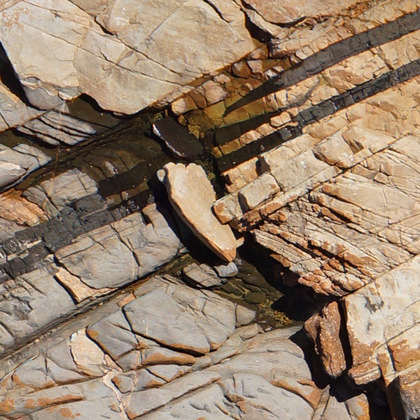
%> input picture Examples/Bingie_Bingie/Bingie_Bingie_area1.tif, 420 x 420 px, shrunk from 875 x 875 before the run
$ octave Ridge_Ensemble_Reader.m   (GNU Octave 9; MATLAB toolbox functions it lacks are replaced by stand-ins)
%> lines starting %> are read from the running program, lines starting %| are printed output that depends on the picture; in (x1, y1, x2, y2) boxes, pixels count from 0 and x2, y2 are one past the last pixel; in counts of white or black regions, pixels touching at a corner belong together; the program's own positions count from 1
### Function_Dependencies/mat2gray.m
function I = mat2gray(A,limits)
%MAT2GRAY Convert matrix to intensity image.
%   I = MAT2GRAY(A,[AMIN AMAX]) converts the matrix A to the intensity image I.
%   The returned matrix I contains values in the range 0.0 (black) to 1.0 (full
%   intensity or white).  AMIN and AMAX are the values in A that correspond to
%   0.0 and 1.0 in I.  Values less than AMIN become 0.0, and values greater than
%   AMAX become 1.0.
%
%   I = MAT2GRAY(A) sets the values of AMIN and AMAX to the minimum and maximum
%   values in A.
%
%   Class Support
%   -------------
%   The input array A can be logical or numeric. The output image I is double.
%
%   Example
%   -------
%       I = imread('rice.png');
%       J = filter2(fspecial('sobel'), I);
%       K = mat2gray(J);
%       figure, imshow(I), figure, imshow(K)
%
%   See also GRAY2IND, IND2GRAY, RGB2GRAY.

%   Copyright 1992-2013 The MathWorks, Inc.


validateattributes(A,{'logical','uint8', 'uint16', 'uint32',...
                    'int8', 'int16', 'int32','single', 'double'},...
                    {},mfilename,'A',1);

if nargin == 1
  limits = double([min(A(:)) max(A(:))]);
else
  validateattributes(limits,{'double'},{'numel',2},mfilename,'LIMITS',2);
end

if limits(2)==limits(1)   % Constant Image
   I = double(A);
else
  delta = 1 / (limits(2) -  limits(1));
  I = imlincomb(delta, A, -limits(1)*delta, 'double');
end

% Make sure all values in I are between 0 and 1.
I = max(0,min(I,1));

### Ridge_Ensemble_Reader.m
%--------------------------------------------------------------------------
%  This script converts ridge ensemble images into binary images based on
%  a ridge threshold. The ridge ensemble image is first normalized from
%  grayscale (0-255) to a range from (0-1). A non-linear sigmoid function
%  is then applied on the normalized image, so that picking the ridge
%  intensity threshold is easier. Once the threshold is set, then all ridge
%  pixels above the threshold is set to 1 and the remaining pixels are set
%  to zero. The user has to compare the thresholded ridges with the original
%  image for a confident assessment of high probability ridges. If certain
%  fractures (ridges) are missed in the thresholded ridge image, then the
%  shearlet parameter selection needs to be revisited. If the thresholded
%  ridge image is satisfactory, then it can be saved as binarized image
%
%  Summary of Operations
%   ridge ensemble -> normalized ridge ensemble -> sigmoided normalized...
%  ..ridge ensemble -> binarized ridge
%
%  uses MATLAB Image Processing Toolbox Functions
%--------------------------------------------------------------------------
clc
clear all
close all
format compact

%% select ridge ensemble images to convert to binary imaages

    disp('Select multiple image files (they must be in a single folder)');
    [InFileListShort, pathname] = uigetfile('*.jpg;*.tif;*.png','Select input image files','MultiSelect','on');
%> the answer given: Examples/Bingie_Bingie/Bingie_Bingie_area1.tif

    if not(iscell(InFileListShort))
       InFileListShort = {InFileListShort};
    end

    replicatePath = repmat(cellstr(pathname),size(InFileListShort));
    InFileList = strcat(replicatePath,InFileListShort);

    clear pathname replicatePath;
    funPath = fileparts(which('W125_G63_SPO2_SL3_AL0.5_OCT_3.5_MC00.png'));
    addpath(genpath(funPath));

%%
% reading the image
C_Ridges = imread(InFileList{1});
%> C_Ridges is the input picture: size 420x420x3 uint8; mean R, G, B 150.2, 128.6, 107.1

% displaying the ridge ensemble
figure(1)
imshow(C_Ridges)

% displaying the normalized image
C_Ridges_norm = mat2gray(C_Ridges);
%> in mat2gray, `limits = double([min(A(:)) max(A(:))]);`: limits = [0 255]
%> in mat2gray, `delta = 1 / (limits(2) -  limits(1));`: delta = 0.00392
figure(2)
h=imshow(C_Ridges_norm);

% using sigmoid nonlinearity on the normalized image and diaplaying it
[m,n]=size(C_Ridges_norm);
%> m = 420; n = 1260
for i=1:m
  for j=1:n
    if   C_Ridges_norm(i,j)~=0
      C_Ridges_norm_sigmoid (i,j) = 1 / (1 + exp((-1)*C_Ridges_norm(i,j)));
    end
  end
  i
end
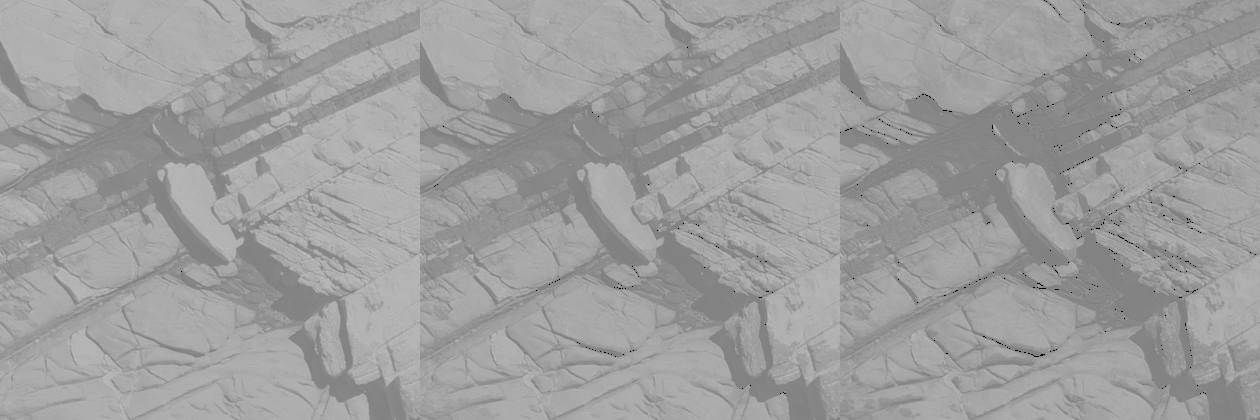
%> C_Ridges_norm_sigmoid: size 420x1260 double; min 0, max 0.731, mean 0.622
figure(3)
imshow(C_Ridges_norm_sigmoid)

%% Pick the value of threshold and observe the change in ridges

C_Ridges_norm_thresh = C_Ridges_norm_sigmoid;
threshold=0.51;
C_Ridges_norm_thresh(C_Ridges_norm_thresh<threshold)=0;
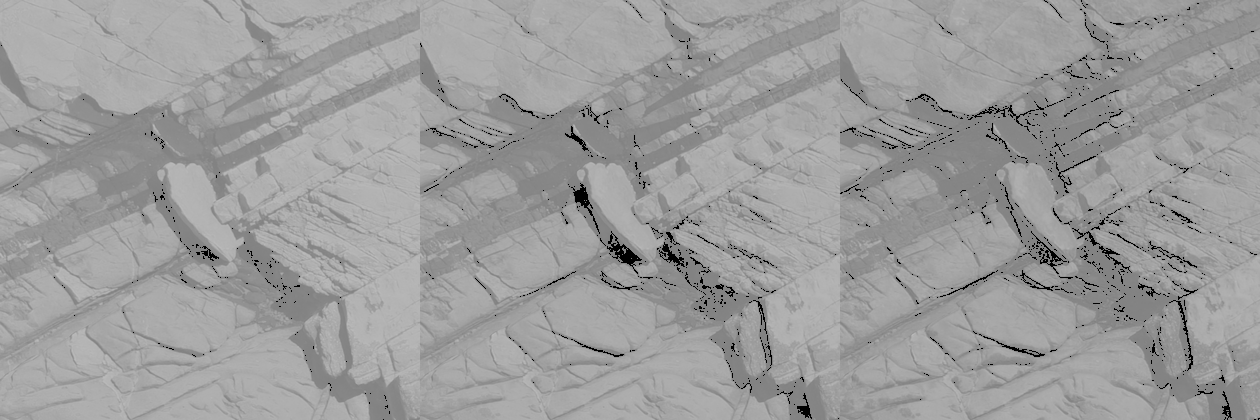
%> C_Ridges_norm_thresh: size 420x1260 double; 1.24% of pixels changed, all inside (x1, y1, x2, y2) = (1, 0, 1260, 420)
C_Ridges_norm_thresh(C_Ridges_norm_thresh>threshold)=1;
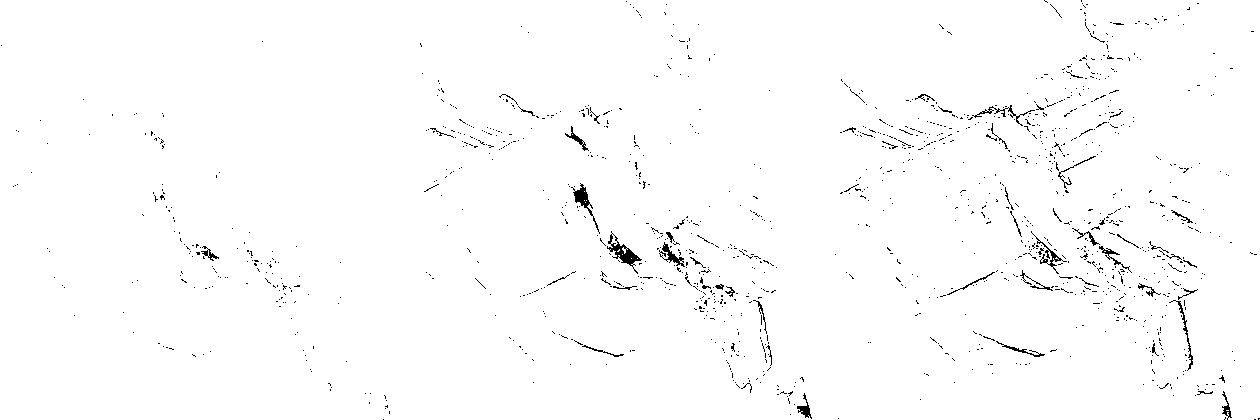
%> C_Ridges_norm_thresh: size 420x1260 double; values 0 (black) and 1 (white), 98.7% white; black in thin lines or dots
C_Ridges_norm_thresh= im2uint8(C_Ridges_norm_thresh);
%> C_Ridges_norm_thresh: size 420x1260 uint8; 98.7% white; black in thin lines or dots
figure(4)
imshow(C_Ridges_norm_thresh)
title(['Normalized Ridge Intensity Threshold: ',num2str(threshold)])

%% after the threshold is decided, run the following segment to create
%  binarized image and save it

% specify where file has to be saved
outfolder ='D:\Github_Test\P_Ridges\';
imwrite(C_Ridges_norm_thresh,strcat(outfolder,'Bin_',InFileListShort{1}));

%% if there are multiple images, for which a single threshold is to be applied

for i=1:length(InFileList)
 imageIN = imread(InFileList{i});
 [imageIN_Xpixels(i,1),imageIN_Ypixels(i,1)]=size(imageIN);
 clearvars imageIN
end

output_folder ='D:\Github_Test\P_Ridges\';

for k=1:length(InFileList)
   tic
   m=imageIN_Xpixels(k,1);
   n=imageIN_Ypixels(k,1);
   C_Ridges = imread(InFileList{k}) ;
   C_Ridges_norm = mat2gray(C_Ridges);
   for i=1:m
    for j=1:n
        if   C_Ridges_norm(i,j)~=0
          C_Ridges_norm_sigmoid (i,j) = 1 / (1 + exp((-1)*C_Ridges_norm(i,j)));
        end
    end
   end
    threshold=0.55;
    C_Ridges_norm_sigmoid_thresh = C_Ridges_norm_sigmoid;
    C_Ridges_norm_sigmoid_thresh(C_Ridges_norm_sigmoid_thresh<threshold)=0;
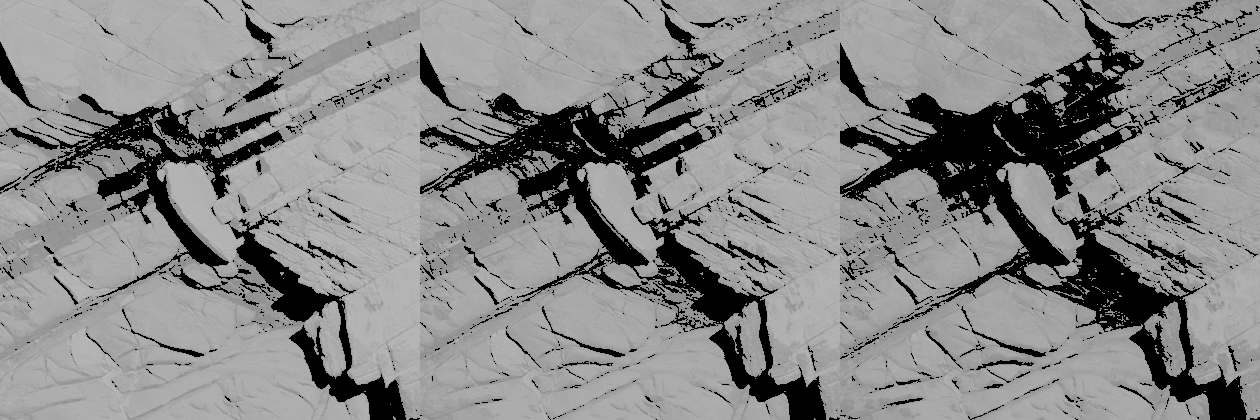
%> C_Ridges_norm_sigmoid_thresh: size 420x1260 double; 17.24% of pixels changed, all inside (x1, y1, x2, y2) = (0, 0, 1260, 420)
    C_Ridges_norm_sigmoid_thresh(C_Ridges_norm_sigmoid_thresh>threshold)=1;
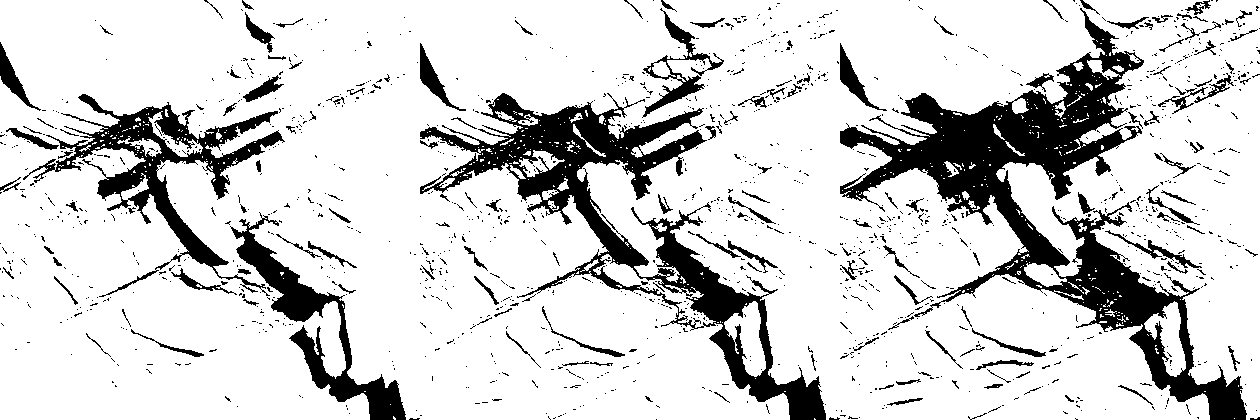
%> C_Ridges_norm_sigmoid_thresh: size 420x1260 double; values 0 (black) and 1 (white), 82.7% white; 1458 black regions (1306 under 20 px), largest, box (x1, y1, x2, y2) and area: (840, 8, 1247, 420) 32963, (420, 93, 826, 420) 23165, (23, 94, 285, 297) 9968
    imwrite(C_Ridges_norm_sigmoid_thresh,strcat(output_folder,'Bin_',InFileListShort{k}));
    disp(['Writing the binarized ridge ensemble for image: ',num2str(k)])
    toc
    clearvars m n C_Ridges C_Ridges_norm C_Ridges_norm_sigmoid C_Edges_norm_sigmoid_thresh
end
